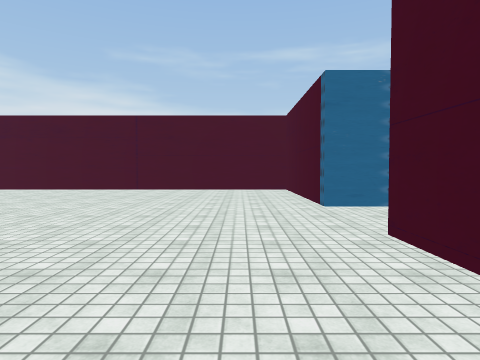
View 1 (above)

24 first-person views from a walk through a scene from a Unity 3-D project. The camera is 1.3 m above the floor, tilts 2° down and sees 75° across. The floor is counted in squares, 2.35 m on a side. Each view is taken from the middle of a square. On the plan, view 1 faces up. The plan holds only what a view shows up to about 9 squares ahead; the rest is blank. The place goes on beyond the plan. The player is left out. Some animated figures are not drawn. Some surface patterns are stand-ins.

View 2
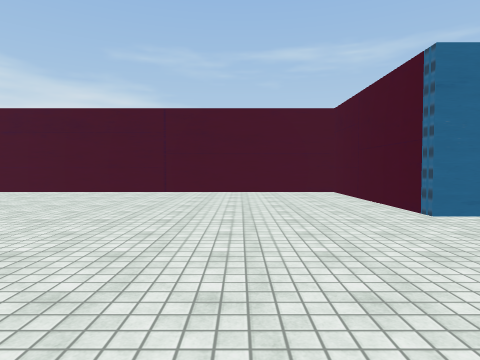

View 3
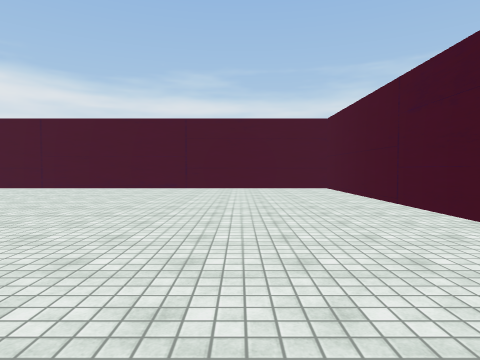

View 4
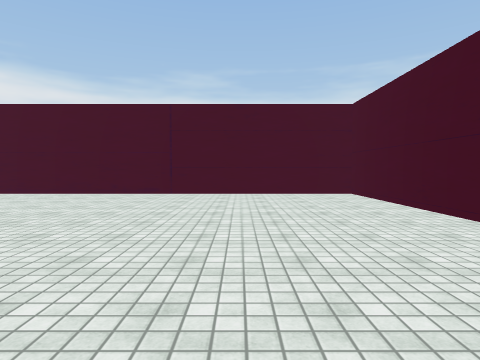

View 5
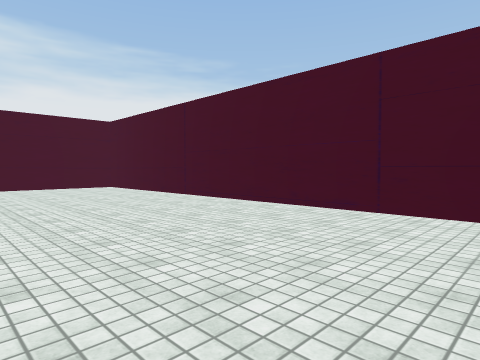

View 6
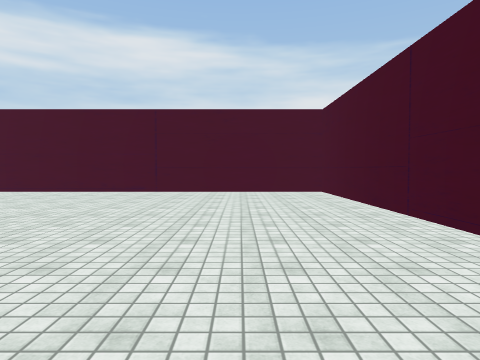

View 7
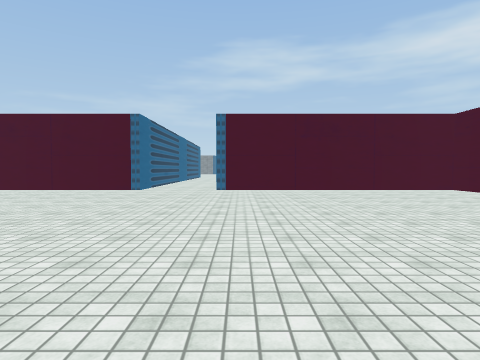

View 8
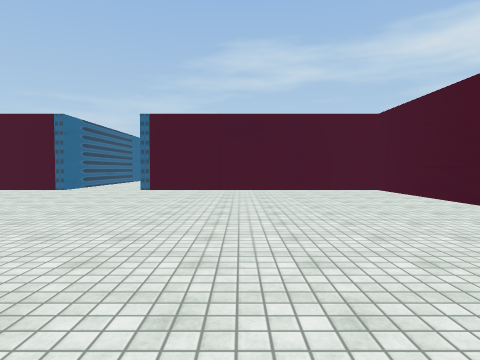

View 9
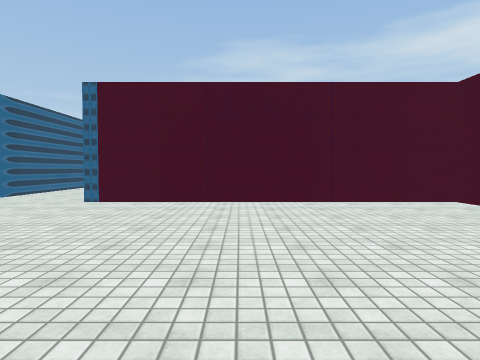

View 10
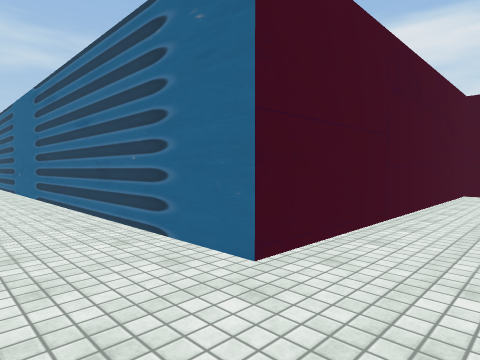

View 11
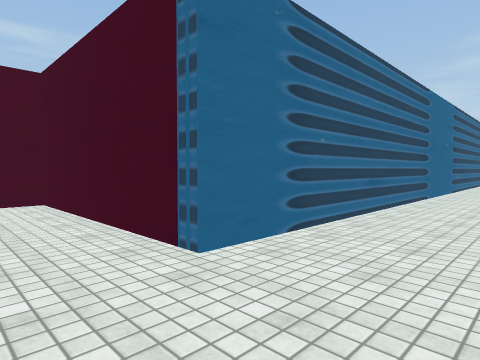

View 12
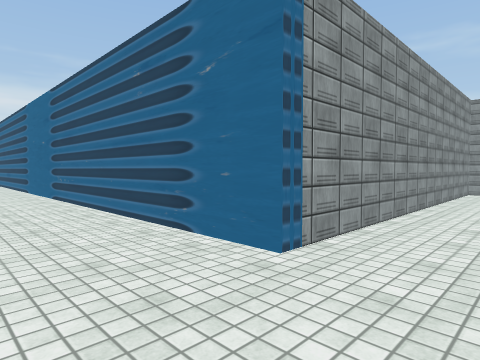

View 13
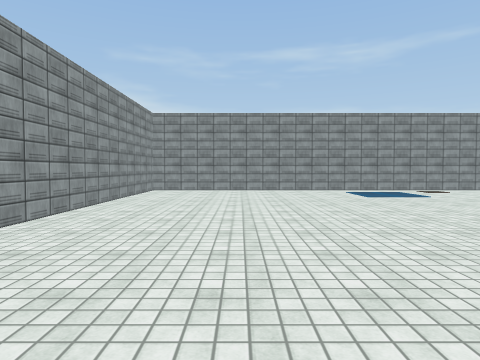

View 14
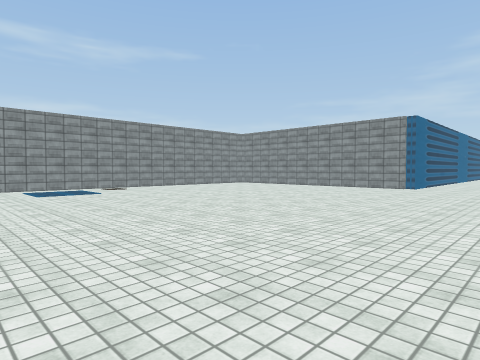

View 15
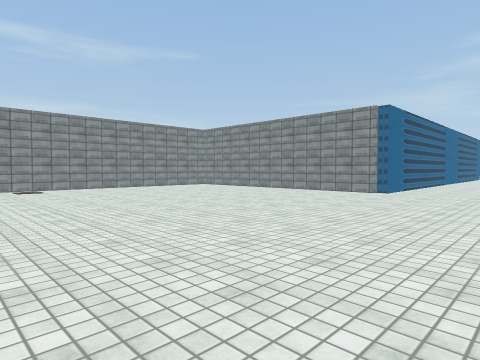

View 16
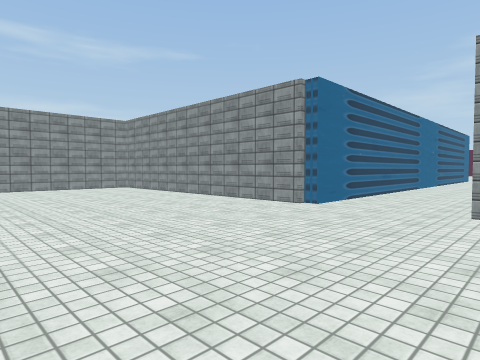

View 17
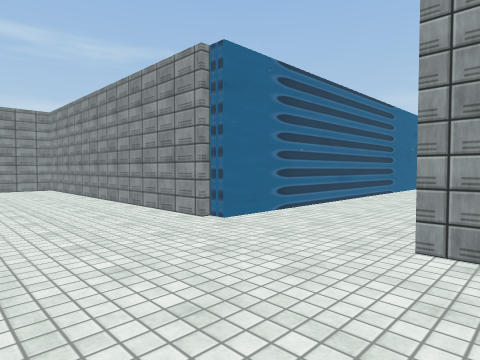

View 18
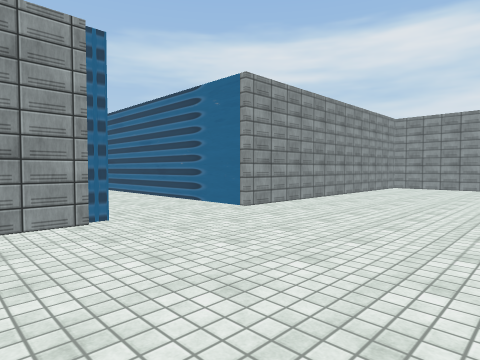

View 19
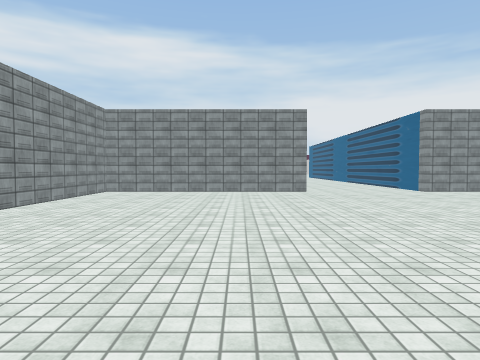

View 20
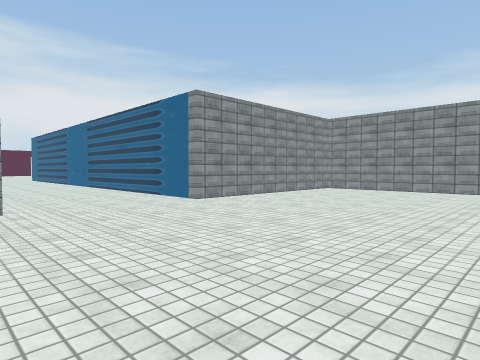

View 21
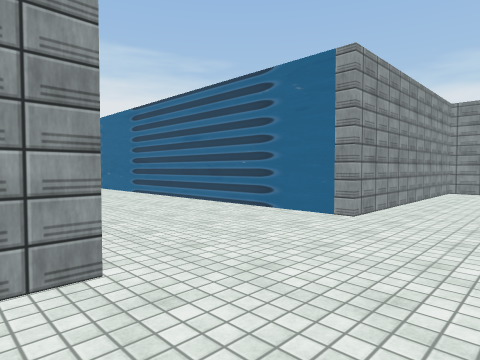

View 22
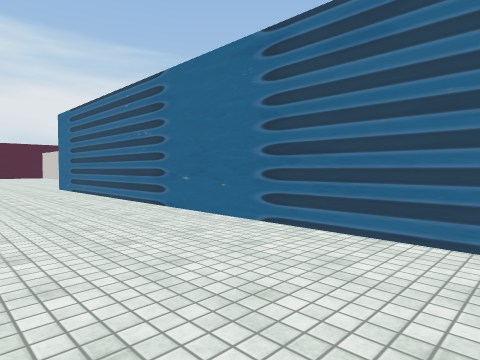

View 23
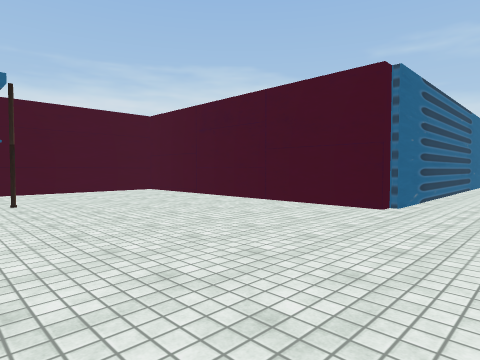

View 24
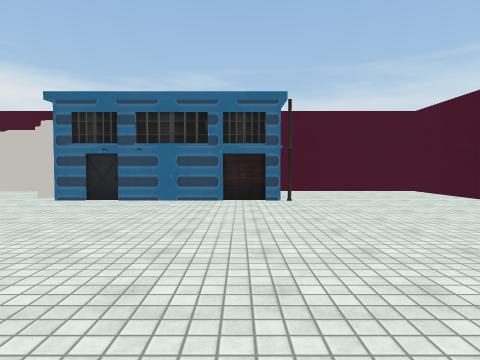

### Floor plan
Points are (right, up) in squares from view 1. A wall is a line through its corners. A room is listed if a view was taken in it or the views show most of it. See-through windows are left out.
Room 1 (views 1, 2, 3, 4, 5, 6, 7, 8, 9, 10, 11)
walls: (1.3, 4.6) (1.3, 8.5) (-11, 8.5) (-11, -3.6) (1.3, -3.6) (1.3, 2.6)
ways out: opening at (1, 3.5) to room 2
Room 2 (views 12, 13, 14, 15, 16, 17, 18, 19, 20, 21, 22, 23, 24)
walls: (21.2, -3.6) (26.3, -3.6) (26.3, 2.6) (31.4, 2.6); (13.8, 0) (13.8, -3.6) (18.5, -3.6) (18.5, -16.6) (12.1, -16.6) (12.1, -20); (33.5, 4.6) (26.3, 4.6) (26.3, 11.1) (13.8, 11.1) (13.8, 4.6) (1.3, 4.6); (1.3, 2.6) (10.5, 2.6)
ways out: opening at (1, 3.5) to room 1
objects: house (14, -20)

Positions as (right, up) in squares from view 1, and headings:
1: (0, 0), facing up
2: (-1, 1), facing up
3: (-2, 6), facing left
4: (-4, 6), facing left
5: (-7, 6), facing down-left
6: (-9, 4), facing down
7: (-7, 2), facing right
8: (-7, 0), facing right
9: (-4, 0), facing right
10: (0, 4), facing down-right
11: (0, 3), facing up-right
12: (15, 3), facing up-left
13: (16, 3), facing up
14: (17, 2), facing up-right
15: (19, 2), facing up-right
16: (22, 2), facing up-right
17: (24, 2), facing up-right
18: (23, 6), facing down-right
19: (23, 4), facing down
20: (22, 1), facing down-left
21: (22, -2), facing down-left
22: (21, -7), facing down-left
23: (20, -21), facing up-left
24: (20, -21), facing left
